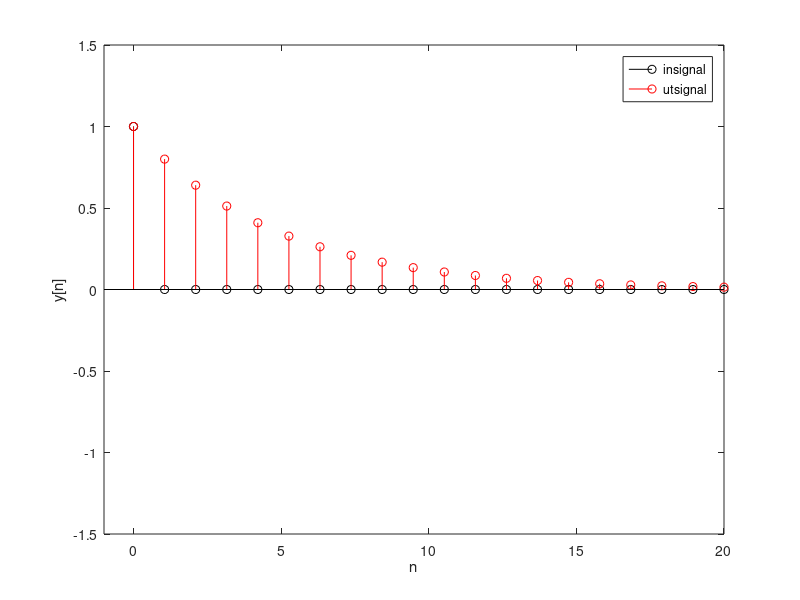

MATLAB code for this plot:


x = zeros(1,20); x(1) = 1; u = zeros(1,20);
y = zeros(1,20);
b0 = 0.5; b1 = 0.5;
K = length(x);
u(1) = b0*x(1); % First sample, assuming x(0) = 0
for k=2:K % Remaining samples
    u(k) = b0*x(k) + b1*x(k-1);
end


a1 = -0.8;
N = length(u);
y(1) = x(1);% First sample, assuming x(0) = 0
for n=2:N % remaining samples
    y(n) = x(n) - a1*y(n-1);
end



l = linspace(0,20,20);
figure(1);
clf; hold on;
stem(l,x,'ko');
stem(l,y,'ro');
axis([-1 20 -1.5 1.5]);
box on;
xlabel('n'); ylabel('y[n]');
legend({'insignal', 'utsignal'})